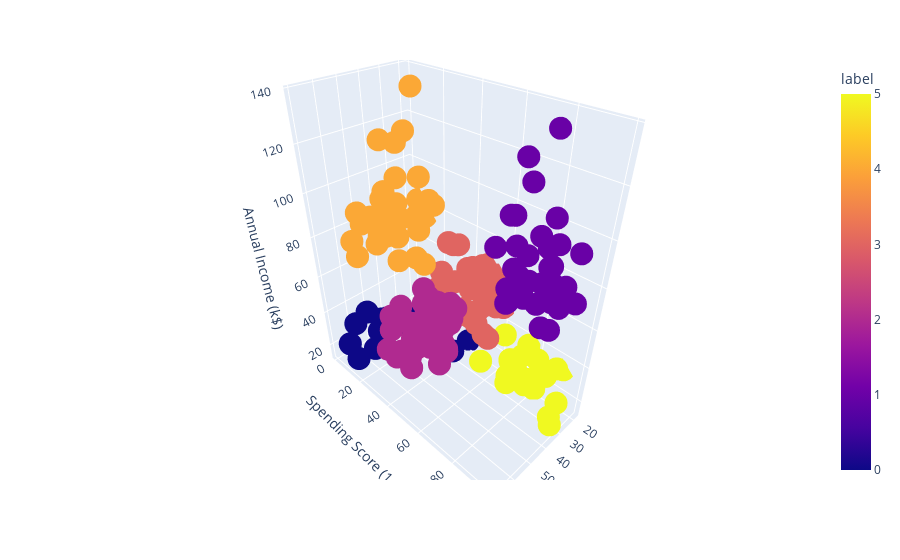

Source (notebook cell):
### Markdown cell above
#### Using plotly we are trying to draw a Scatter 3D plot

### Code cell
import plotly.express as px
fig = px.scatter_3d(X_data3, x='Age' , y='Spending Score (1-100)' ,z='Annual Income (k$)',
                    color='label')
fig.show()

### Figure 1 — Plotly figure (JSON) as saved in the notebook; plotly's stock layout.template omitted (floating-point values rounded to 4 significant figures; data arrays with more than 128 entries replaced by an {"elided": "..."} marker saying what was removed)
{"data": [{"hovertemplate": "Age=%{x}<br>Spending Score (1-100)=%{y}<br>Annual Income (k$)=%{z}<br>label=%{marker.color}<extra></extra>", "legendgroup": "", "marker": {"color": {"elided": "200 int values"}, "coloraxis": "coloraxis", "symbol": "circle"}, "mode": "markers", "name": "", "scene": "scene", "showlegend": false, "type": "scatter3d", "x": {"elided": "200 int values"}, "y": {"elided": "200 int values"}, "z": {"elided": "200 int values"}}], "layout": {"coloraxis": {"colorbar": {"title": {"text": "label"}}, "colorscale": [[0, "#0d0887"], [0.1111, "#46039f"], [0.2222, "#7201a8"], [0.3333, "#9c179e"], [0.4444, "#bd3786"], [0.5556, "#d8576b"], [0.6667, "#ed7953"], [0.7778, "#fb9f3a"], [0.8889, "#fdca26"], [1, "#f0f921"]]}, "legend": {"tracegroupgap": 0}, "margin": {"t": 60}, "scene": {"domain": {"x": [0, 1], "y": [0, 1]}, "xaxis": {"title": {"text": "Age"}}, "yaxis": {"title": {"text": "Spending Score (1-100)"}}, "zaxis": {"title": {"text": "Annual Income (k$)"}}}}}
